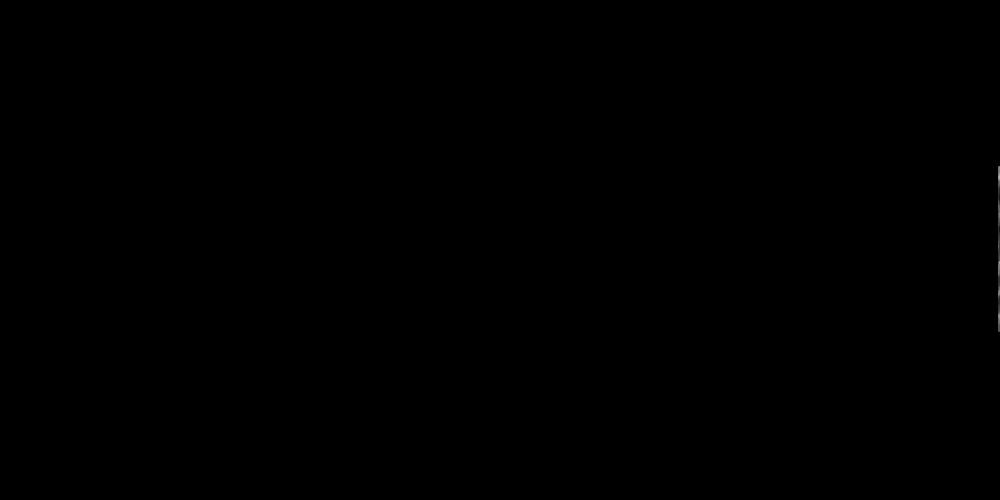
Frame 1 (no input)
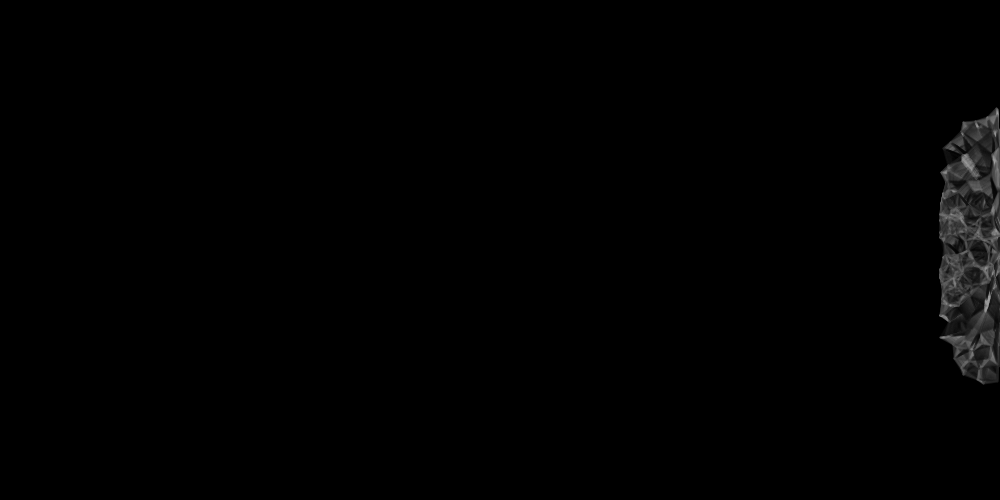
Frame 60 (the mouse pressed at the canvas centre just before this capture)
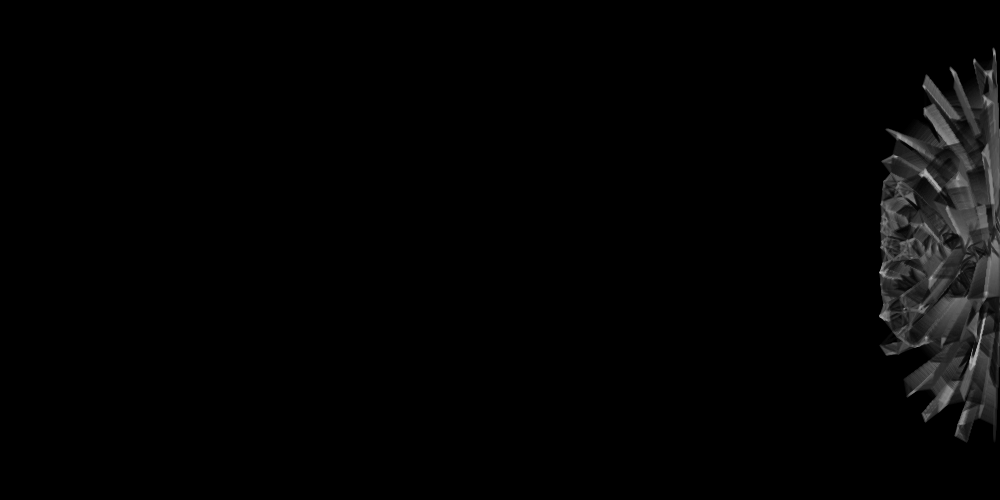
Frame 120 (the mouse held since frame 60 and released just before this capture)

The Processing sketch that drew these frames (run headless with seeded random() and noise(); from frame 60 on, the mouse is pressed at the canvas centre):

// Processing sketch: PerlinNoiseFlowField
// ── PerlinNoiseFlowField.pde
float r;
Mover[] movers;
FlowField field;
float res;
int rows, cols;
float maxSpeed;
float maxForce;

void setup() {
    size(1000, 500);
    ellipseMode(RADIUS);
    r = 10;
    movers = new Mover[200];
    initMovers();
    rows = 50;
    cols = 100;
    res = width/cols;
    field = new FlowField();
    background(0);
    maxSpeed = 1.01;
    maxForce = 2;
    strokeWeight(2);
}

void draw() {
    //background(0);
    field.initVectorField();
    //field.show();
     for (Mover m : movers) {
         m.update();
     }
     for (Mover m : movers) {
         m.show();
     }

}




void initMovers() {
    for (int i = 0; i < movers.length; i++) {
        movers[i] = new Mover(width, random(height/3, 2*height/3), i); // evenly distributed
        //float r = random(10,width/2);
        //float a = random(-PI, PI);
        //movers[i] = new Mover(width/2 + r*cos(a), height/2 + r*sin(a), i);
    }
}

void keyPressed(){
    if(keyCode == ' '){
        save("Experiment.png");
        noLoop();
    }
}

// ── FlowField.pde
class FlowField {
  PVector[][] field;
  float xSeed, ySeed;
  float zOff;
  FlowField() {
    field = new PVector[cols][rows];
    initVectorField();
    xSeed = random(1000);
    ySeed = random(1000);
    zOff = random(1000);
  }

  void initVectorField() {
    float xOff = xSeed;
    for (int i = 0; i < cols; i++) {
      float yOff = ySeed;
      for (int j = 0; j < rows; j++) {
        float a = noise(xOff, yOff, zOff)*TWO_PI;
        field[i][j] = new PVector(cos(a), sin(a));
        yOff += 0.5;
      }
      xOff += 0.5;
    }
    zOff += 0.05;
  }
  
  PVector lookup(PVector lookup){
    int row = int(constrain(lookup.x/res,0,rows-1));
    int col = int(constrain(lookup.y/res,0,cols-1));
    return field[col][row];
  }

  void show() {
    stroke(255,100);
    for (int i = 0; i < cols; i++) {
      for (int j = 0; j < rows; j++) {
        line((i+0.5)*res, (j+0.5)*res, (i+0.5)*res + 0.5*res*field[i][j].x, (j+0.5)*res + 0.5*res*field[i][j].y);
      }
    }
  }
}

// ── Mover.pde
class Mover{
    PVector p;
    PVector v;
    int ix;
    
    Mover(float x, float y, int ix_) {
        p = new PVector(x,y);
        ix = ix_;
        v = PVector.random2D().normalize();
    }
    
    void update() {
        p.add(v);
        if(p.x < 0 || p.x > width){
            v.x = -v.x;
        }
        if(p.y < 0 || p.y > height){
            v.y = -v.y;
        }
    }
    
    void show() {
        stroke(255);
        noFill();
        // ellipse(p.x, p.y, r, r);
        // check the other movers
        for (int i = 0; i < movers.length; i++) {
            // don't self check
            if (movers[i].ix != ix) {
                float d = PVector.dist(p, movers[i].p);
                if (d < 2 * r) {
                    // map the grayscale
                    int tint = int(map(d,0,2 * r,255,0));
                    stroke(tint,50);
                    line(p.x, p.y, movers[i].p.x, movers[i].p.y);
                }
            }
        }
    }
}
